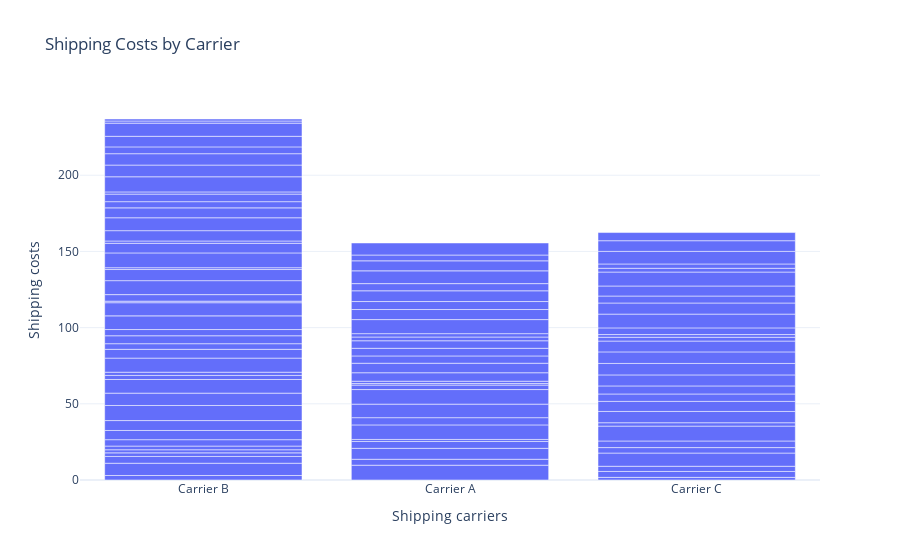

The notebook cell this image was saved under:
### Code cell
shipping_cost_chart=px.bar(df,x="Shipping carriers",
                           y="Shipping costs",
                           title="Shipping Costs by Carrier")
shipping_cost_chart.show()

### Figure 1 — Plotly figure (JSON) as saved in the notebook; plotly's stock layout.template omitted (floating-point values rounded to 4 significant figures)
{"data": [{"hovertemplate": "Shipping carriers=%{x}<br>Shipping costs=%{y}<extra></extra>", "legendgroup": "", "marker": {"color": "#636efa", "pattern": {"shape": ""}}, "name": "", "orientation": "v", "showlegend": false, "textposition": "auto", "type": "bar", "x": ["Carrier B", "Carrier A", "Carrier B", "Carrier C", "Carrier A", "Carrier B", "Carrier C", "Carrier B", "Carrier C", "Carrier A", "Carrier C", "Carrier A", "Carrier A", "Carrier A", "Carrier B", "Carrier B", "Carrier B", "Carrier C", "Carrier C", "Carrier A", "Carrier A", "Carrier B", "Carrier A", "Carrier A", "Carrier C", "Carrier C", "Carrier B", "Carrier C", "Carrier B", "Carrier B", "Carrier B", "Carrier B", "Carrier C", "Carrier C", "Carrier A", "Carrier C", "Carrier B", "Carrier A", "Carrier B", "Carrier A", "Carrier C", "Carrier B", "Carrier C", "Carrier B", "Carrier C", "Carrier B", "Carrier B", "Carrier B", "Carrier C", "Carrier C", "Carrier A", "Carrier A", "Carrier B", "Carrier B", "Carrier B", "Carrier A", "Carrier C", "Carrier B", "Carrier A", "Carrier B", "Carrier C", "Carrier C", "Carrier C", "Carrier A", "Carrier C", "Carrier C", "Carrier A", "Carrier C", "Carrier B", "Carrier B", "Carrier B", "Carrier A", "Carrier A", "Carrier B", "Carrier A", "Carrier C", "Carrier A", "Carrier B", "Carrier B", "Carrier B", "Carrier C", "Carrier B", "Carrier A", "Carrier B", "Carrier A", "Carrier C", "Carrier B", "Carrier A", "Carrier A", "Carrier B", "Carrier B", "Carrier B", "Carrier B", "Carrier C", "Carrier B", "Carrier B", "Carrier C", "Carrier A", "Carrier B", "Carrier B"], "xaxis": "x", "y": [2.957, 9.717, 8.054, 1.73, 3.891, 4.444, 3.881, 2.348, 3.405, 7.167, 8.673, 4.524, 1.325, 9.537, 2.04, 2.422, 4.191, 3.585, 4.339, 4.743, 8.878, 6.038, 9.568, 2.925, 9.741, 2.231, 6.508, 7.407, 9.898, 8.101, 8.955, 2.68, 6.599, 4.858, 1.019, 5.288, 2.108, 1.533, 9.236, 5.563, 7.23, 5.773, 7.526, 3.694, 7.577, 5.215, 4.071, 8.979, 7.096, 2.506, 6.248, 4.783, 8.631, 1.013, 4.305, 5.014, 1.774, 9.161, 4.938, 7.294, 4.381, 9.03, 7.292, 2.458, 4.585, 6.581, 2.216, 9.148, 1.194, 9.705, 6.316, 9.228, 6.6, 1.513, 5.238, 2.474, 7.055, 6.781, 8.467, 6.496, 2.833, 4.066, 4.708, 4.95, 8.382, 8.249, 1.454, 6.576, 3.801, 9.93, 7.674, 7.472, 4.47, 7.006, 6.943, 8.63, 5.353, 7.905, 1.41, 1.311], "yaxis": "y"}], "layout": {"barmode": "relative", "legend": {"tracegroupgap": 0}, "title": {"text": "Shipping Costs by Carrier"}, "xaxis": {"anchor": "y", "domain": [0, 1], "title": {"text": "Shipping carriers"}}, "yaxis": {"anchor": "x", "domain": [0, 1], "title": {"text": "Shipping costs"}}}}
